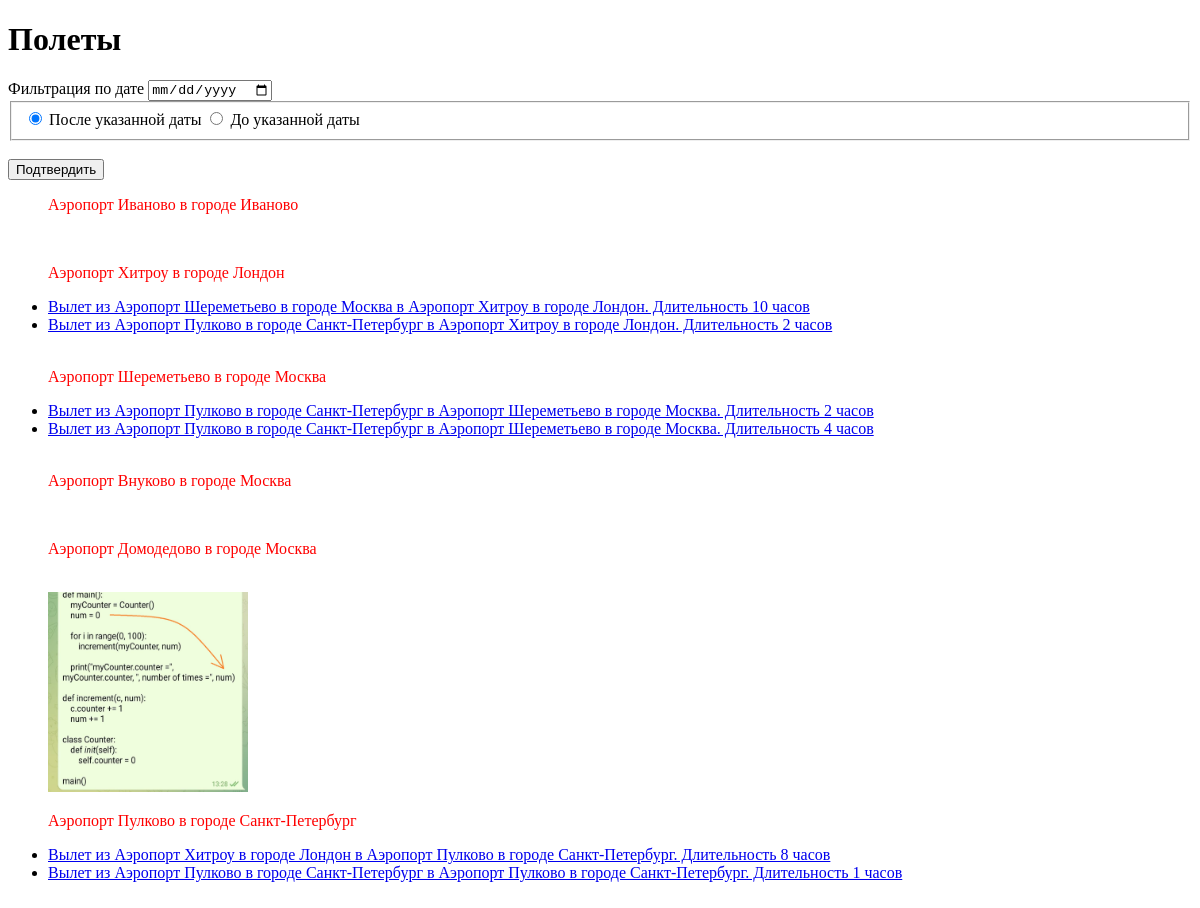
The app's page / (signed in), older data.
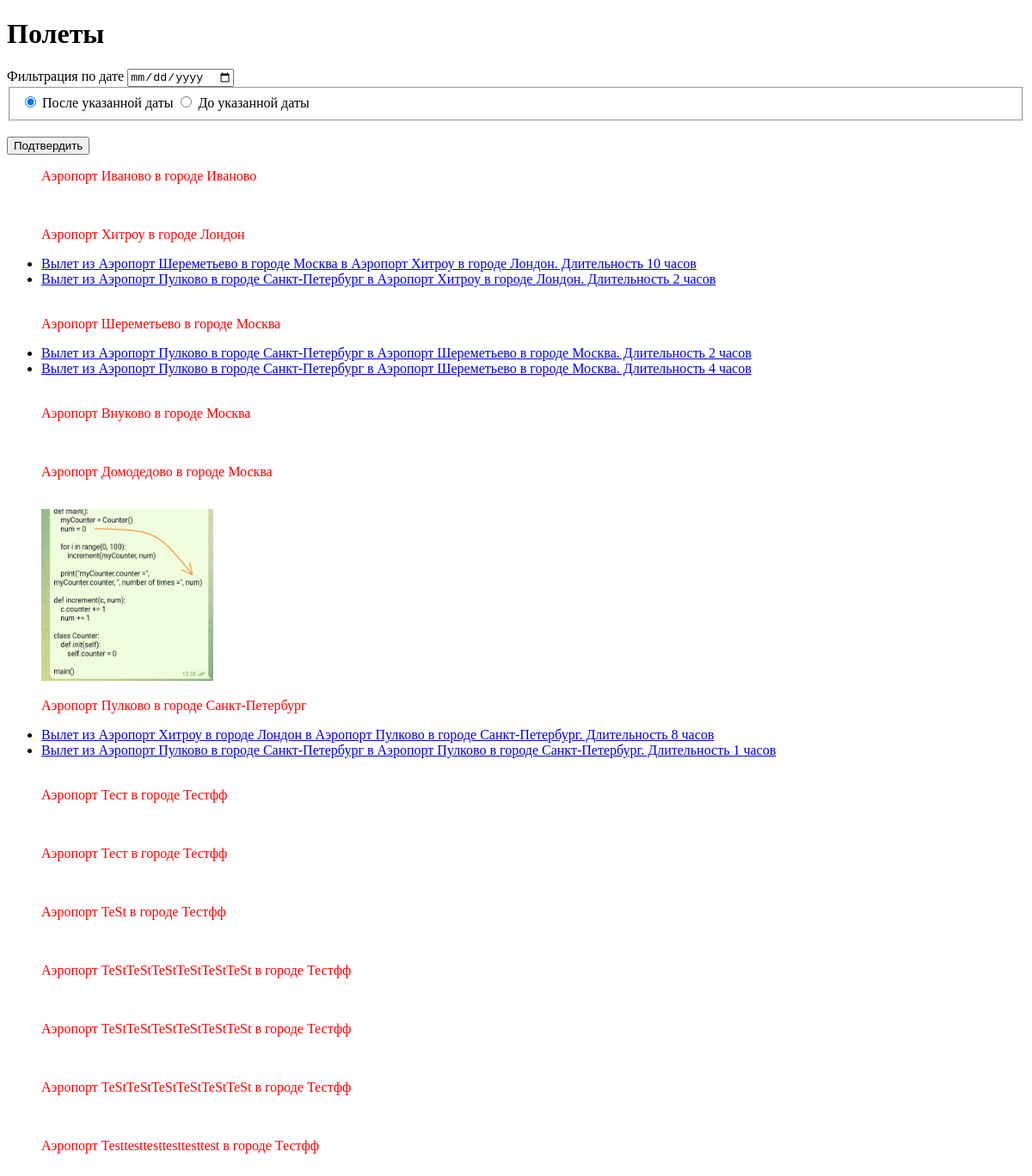
The same page, newer data.
### flights/models.py (models this page shows)
class Airport(models.Model):
    name = models.CharField(max_length=60, verbose_name='Название')
    city = models.CharField(max_length=60, verbose_name='Город')
    image = models.ImageField(verbose_name='Фото', blank=True, null=True)
    def __str__(self):
        return f'Аэропорт {self.name} в городе {self.city}'
    def get_arrivals(self):
        return self.flight_destination.all()
    class Meta:
        verbose_name = 'Аэропорт'
        verbose_name_plural = 'Аэропорты'
        ordering = ('city', )

class Flight(models.Model):
    origin = models.ForeignKey(Airport, verbose_name='Точка отправления', related_name='flight_origin',
                               on_delete=models.CASCADE, null=True)
    destination = models.ForeignKey(Airport, verbose_name='Точка прибытия', related_name='flight_destination',
                                    on_delete=models.CASCADE, null=True)
    duration = models.IntegerField(verbose_name='Длительность')
    created = models.DateTimeField(verbose_name='Время создания', default=now)
    def __str__(self):
        return f'Вылет из {self.origin} в {self.destination}. Длительность {self.duration} часов\n'
    class Meta:
        verbose_name = 'Вылет'
        verbose_name_plural = 'Вылеты'
        ordering = ('origin', 'duration')

### flights/views.py (the view)
# urls.py: path('', airports, name='airports'),
@login_required
def airports(request):
    print(request.user.is_active)
    print(request.user.is_staff)
    print(request.user.is_authenticated)
    f = Airport.objects.all()
    context = {
        'airports': f
    }
    return render(request, 'index.html', context)

### flights/templates/index.html (shortened to what this page needs)
{% extends 'base.html' %}
{% block body %}
    <h1>Полеты</h1>
    <form method="GET" action="{% url  'flights:date_filter'%}">
        <label>Фильтрация по дате</label>
        <input type="date" name="start_date" id="start_date">
        <fieldset>
            <input type="radio" id="gte" name="filter_type" value="gte" checked>
            <label>После указанной даты</label>
            <input type="radio" id="lte" name="filter_type" value="lte">
            <label>До указанной даты</label>
        </fieldset>
        <br>
        <button type="submit">Подтвердить</button>
    </form>
    <ul>
        {% for airport in airports %}
        {% if airport.image %}
            <img src="{{ airport.image.url }}" width='200' height='200'>
        {% endif %}
        <p>{{ airport }}</p>
              {% for flight in airport.get_arrivals %}
                <li> <a href="{% url 'flights:flight' flight.id %}"> {{flight}} </a> </li>
              {% endfor %}
        <br>
        {% endfor %}
    </ul>
{% endblock %}

### flights/templates/base.html (shortened to what this page needs)
<!DOCTYPE html>
{% load static %}
<html lang="en">
<head>
    <link rel = "stylesheet" type="text/css" href="{% static  'style.css' %}" />
</head>
<body>
    {% block body %} {% endblock %}
</body>
</html>

### static/style.css (style rules this page uses)
p { color:red }

Row changes from the older to the newer data that the page shows:
added Airport: name+city "Аэропорт Тест в городе Тестфф"
added Airport: name+city "Аэропорт Тест в городе Тестфф"
added Airport: name+city "Аэропорт TeSt в городе Тестфф"
added Airport: name+city "Аэропорт TeStTeStTeStTeStTeStTeSt в городе Тестфф"
added Airport: name+city "Аэропорт TeStTeStTeStTeStTeStTeSt в городе Тестфф"
added Airport: name+city "Аэропорт TeStTeStTeStTeStTeStTeSt в городе Тестфф"
added Airport: name+city "Аэропорт Testtesttesttesttesttest в городе Тестфф"
